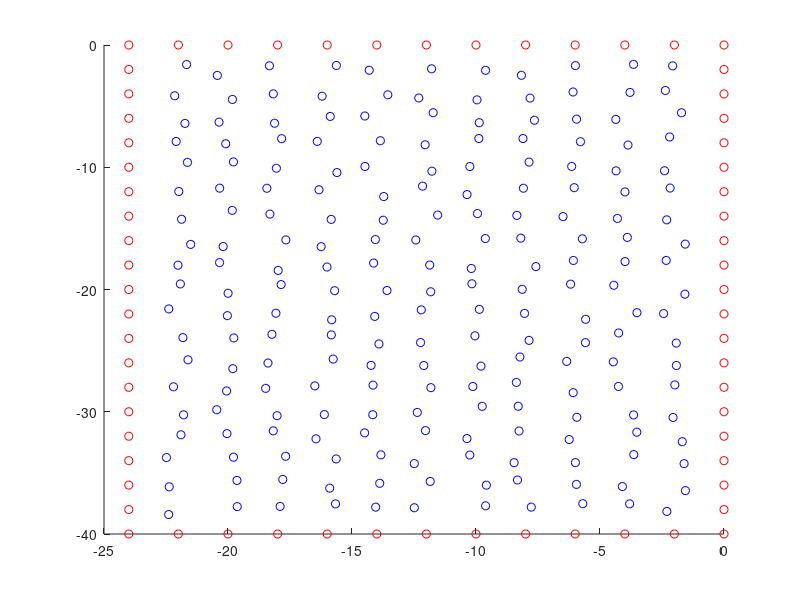
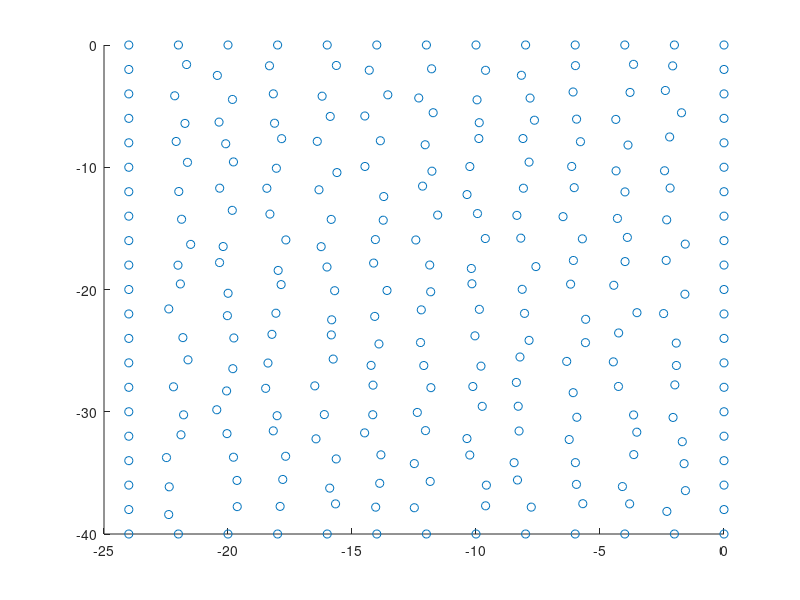

Reproduce these figures in MATLAB, in order. (Note: this script raises an error after producing the figures.)
%
% %%
% % 20200501 - Testing mesh that works
% clar all
% close all
% k=1;
% xLength=100;
% yLength=30;
% desiredSideLength=5;
%
% for i=0:desiredSideLength:xLength
%     for j=0:desiredSideLength:yLength
%         x=i+1*(rand);
%         y=j+1*(rand);
%         if x>0 && x<1
%             x=0.0;
%         elseif x>xLength && x<xLength+1
%             x=xLength;
%         end
%         if y>0 && y<1
%             y=0.0;
%         elseif y>yLength && y<yLength+1
%             y=yLength;
%         end
%         coord(k,:)=[x,y];
%         k=k+1;
%     end
% end
%
% scatter(coord(:,1),coord(:,2))
%
% figure()
% DT = delaunayTriangulation(coord(:,1),coord(:,2)); %2D delaunay triangulation
% triplot(DT);
%
% NodeInfo=zeros(length(DT.Points),3);
% NodeInfo(:,1)=DT.Points(:,1);
% NodeInfo(:,2)=DT.Points(:,2);
%
% for i=1:length(NodeInfo)
%     %if ((x(i)==0 && y(i)==0)||(x(i)==0 && z(i)==0)||(y(i)==0 && z(i)==0))
%     if NodeInfo(i,1)==0 || NodeInfo(i,2)==0 || NodeInfo(i,1)==10 || NodeInfo(i,2)==10
% %     if NodeInfo(i,1)==0 || NodeInfo(i,1)==10 || NodeInfo(i,2)==10
%         NodeInfo(i,3)=1;
%     end
% end
%
% ConnectionInfo = DT.ConnectivityList;
%
% fileID = fopen('Points.1.node','w');
% fprintf(fileID,'%d %d %d %d\n',[length(NodeInfo),2,0,1]); %number of nodes
% for i=1:length(NodeInfo)
%     fprintf(fileID,'%d %.4f %.4f %d\n',[i-1,NodeInfo(i,:)]);
% end
% fclose(fileID);
%
% fileID = fopen('Points.1.ele','w');
% fprintf(fileID,'%d %d %d\n',[length(ConnectionInfo),3,0]); %number of connections
% for i=1:length(ConnectionInfo)
%     fprintf(fileID,'%d %d %d %d \n',[i-1, ConnectionInfo(i,1)-1,ConnectionInfo(i,2)-1,ConnectionInfo(i,3)-1]);
% end
% fclose(fileID);

% %%
% %20200504 - Rough experimental measures - small (1/5th) mesh
% clear all
% close all
% k=1;
% xLength=200;
% yLength=40;
% desiredSideLength=5;
%
% for i=0:desiredSideLength:xLength
%     for j=0:desiredSideLength:yLength
%         if i==0 || i==xLength || j==0 || j==yLength
%             x=i;
%             y=j;
%             borderNodes(k,:)=[x,y];
%             k=k+1;
%         end
%     end
% end
%
% scatter(borderNodes(:,1),borderNodes(:,2),'r')
%
% k=1;
% for i=desiredSideLength:desiredSideLength:xLength-desiredSideLength
%     for j=desiredSideLength:desiredSideLength:yLength-desiredSideLength
%         x=i;
%         y=j;
%         surfaceNodes(k,:)=[x,y];
%         k=k+1;
%     end
% end
%
% hold on
% scatter(surfaceNodes(:,1),surfaceNodes(:,2),'b')
%
%
% random=randperm(length(surfaceNodes));
% for i=1:length(random)
%     x_noise=desiredSideLength*(0.5*rand-0.25);
%     y_noise=desiredSideLength*(0.5*rand-0.25);
%     if surfaceNodes(random(i),1)+x_noise>0 && surfaceNodes(random(i),1)+x_noise<xLength
%         surfaceNodes(random(i),1)=surfaceNodes(random(i),1)+x_noise;
%     else
%         surfaceNodes(random(i),1)=surfaceNodes(random(i),1);
%     end
%     if surfaceNodes(random(i),2)+y_noise>0 && surfaceNodes(random(i),2)+y_noise<yLength
%         surfaceNodes(random(i),2)=surfaceNodes(random(i),2)+y_noise;
%     else
%         surfaceNodes(random(i),2)=surfaceNodes(random(i),2);
%     end
% end
%
% coord=[borderNodes;surfaceNodes];
%
% figure()
% scatter(coord(:,1),coord(:,2))
%
% figure()
% DT = delaunayTriangulation(coord(:,1),coord(:,2)); %2D delaunay triangulation
% triplot(DT);
%
% NodeInfo=zeros(length(DT.Points),3);
% NodeInfo(:,1)=DT.Points(:,1);
% NodeInfo(:,2)=DT.Points(:,2);
%
% for i=1:length(NodeInfo)
%     %if ((x(i)==0 && y(i)==0)||(x(i)==0 && z(i)==0)||(y(i)==0 && z(i)==0))
%     if NodeInfo(i,1)==0 || NodeInfo(i,2)==0 || NodeInfo(i,1)==10 || NodeInfo(i,2)==10
%         %     if NodeInfo(i,1)==0 || NodeInfo(i,1)==10 || NodeInfo(i,2)==10
%         NodeInfo(i,3)=1;
%     end
% end
%
% ConnectionInfo = DT.ConnectivityList;
%
% fileID = fopen('Points.1.node','w');
% fprintf(fileID,'%d %d %d %d\n',[length(NodeInfo),2,0,1]); %number of nodes
% for i=1:length(NodeInfo)
%     fprintf(fileID,'%d %.4f %.4f %d\n',[i-1,NodeInfo(i,:)]);
% end
% fclose(fileID);
%
% fileID = fopen('Points.1.ele','w');
% fprintf(fileID,'%d %d %d\n',[length(ConnectionInfo),3,0]); %number of connections
% for i=1:length(ConnectionInfo)
%     fprintf(fileID,'%d %d %d %d \n',[i-1, ConnectionInfo(i,1)-1,ConnectionInfo(i,2)-1,ConnectionInfo(i,3)-1]);
% end
% fclose(fileID);
% %%
% % 20200504 - Rough experimental measures - large mesh
% clear all
% close all
% k=1;
% xLength=200;
% yLength=40;
% desiredSideLength=50;
%
% for i=0:desiredSideLength:xLength
%     for j=0:desiredSideLength:yLength
%         if i==0 || i==xLength || j==0 || j==yLength
%             x=i;
%             y=j;
%             borderNodes(k,:)=[x,y];
%             k=k+1;
%         end
%     end
% end
%
% scatter(borderNodes(:,1),borderNodes(:,2),'r')
%
% k=1;
% for i=desiredSideLength:desiredSideLength:xLength-desiredSideLength
%     for j=desiredSideLength:desiredSideLength:yLength-desiredSideLength
%         x=i;
%         y=j;
%         surfaceNodes(k,:)=[x,y];
%         k=k+1;
%     end
% end
%
% hold on
% scatter(surfaceNodes(:,1),surfaceNodes(:,2),'b')
%
%
% random=randperm(length(surfaceNodes));
% for i=1:length(random)
%     x_noise=desiredSideLength*(0.5*rand-0.25);
%     y_noise=desiredSideLength*(0.5*rand-0.25);
%     if surfaceNodes(random(i),1)+x_noise>0 && surfaceNodes(random(i),1)+x_noise<xLength
%         surfaceNodes(random(i),1)=surfaceNodes(random(i),1)+x_noise;
%     else
%         surfaceNodes(random(i),1)=surfaceNodes(random(i),1);
%     end
%     if surfaceNodes(random(i),2)+y_noise>0 && surfaceNodes(random(i),2)+y_noise<yLength
%         surfaceNodes(random(i),2)=surfaceNodes(random(i),2)+y_noise;
%     else
%         surfaceNodes(random(i),2)=surfaceNodes(random(i),2);
%     end
% end
%
% coord=[borderNodes;surfaceNodes];
%
% figure()
% scatter(coord(:,1),coord(:,2))
%
% figure()
% DT = delaunayTriangulation(coord(:,1),coord(:,2)); %2D delaunay triangulation
% triplot(DT);
%
% NodeInfo=zeros(length(DT.Points),3);
% NodeInfo(:,1)=DT.Points(:,1);
% NodeInfo(:,2)=DT.Points(:,2);
%
% for i=1:length(NodeInfo)
%     %if ((x(i)==0 && y(i)==0)||(x(i)==0 && z(i)==0)||(y(i)==0 && z(i)==0))
%     if NodeInfo(i,1)==0 || NodeInfo(i,2)==0 || NodeInfo(i,1)==10 || NodeInfo(i,2)==10
%         %     if NodeInfo(i,1)==0 || NodeInfo(i,1)==10 || NodeInfo(i,2)==10
%         NodeInfo(i,3)=1;
%     end
% end
%
% ConnectionInfo = DT.ConnectivityList;
%
% fileID = fopen('Points.1.node','w');
% fprintf(fileID,'%d %d %d %d\n',[length(NodeInfo),2,0,1]); %number of nodes
% for i=1:length(NodeInfo)
%     fprintf(fileID,'%d %.4f %.4f %d\n',[i-1,NodeInfo(i,:)]);
% end
% fclose(fileID);
%
% fileID = fopen('Points.1.ele','w');
% fprintf(fileID,'%d %d %d\n',[length(ConnectionInfo),3,0]); %number of connections
% for i=1:length(ConnectionInfo)
%     fprintf(fileID,'%d %d %d %d \n',[i-1, ConnectionInfo(i,1)-1,ConnectionInfo(i,2)-1,ConnectionInfo(i,3)-1]);
% end
% fclose(fileID);
% %%
% % 20200504 - Rough experimental measures - thin tissue - small mesh
% clear all
% close all
% k=1;
% xLength=240;
% yLength=40;
% desiredSideLength=5;
%
% for i=0:desiredSideLength:xLength
%     for j=0:desiredSideLength:yLength
%         if i==0 || i==xLength || j==0 || j==yLength
%             x=i;
%             y=j;
%             borderNodes(k,:)=[x,y];
%             k=k+1;
%         end
%     end
% end
%
% scatter(borderNodes(:,1),borderNodes(:,2),'r')
%
% k=1;
% for i=desiredSideLength:desiredSideLength:xLength-desiredSideLength
%     for j=desiredSideLength:desiredSideLength:yLength-desiredSideLength
%         x=i;
%         y=j;
%         surfaceNodes(k,:)=[x,y];
%         k=k+1;
%     end
% end
%
% if mod(ceil(xLength),desiredSideLength)~=0
%     for j=desiredSideLength:desiredSideLength:ceil(yLength)-desiredSideLength
%             x=floor(xLength/desiredSideLength)*desiredSideLength;
%             y=j;
%             if xLength-x>=desiredSideLength && yLength-y>desiredSideLength
%                 surfaceNodes(k,:)=[x,y];
%                 k=k+1;
%             end
%     end
% end
%
%
% if mod(ceil(yLength),desiredSideLength)~=0
%     for i=desiredSideLength:desiredSideLength:ceil(xLength)-desiredSideLength
%             x=i;
%             y=floor(yLength/desiredSideLength)*desiredSideLength;
%             if xLength-x>=desiredSideLength && yLength-y>desiredSideLength
%                 surfaceNodes(k,:)=[x,y];
%                 k=k+1;
%             end
%     end
% end
%
% hold on
% scatter(surfaceNodes(:,1),surfaceNodes(:,2),'b')
%
%
% random=randperm(length(surfaceNodes));
% for i=1:length(random)
%     x_noise=desiredSideLength*(0.5*rand-0.25);
%     y_noise=desiredSideLength*(0.5*rand-0.25);
%     if surfaceNodes(random(i),1)+x_noise>0 && surfaceNodes(random(i),1)+x_noise<xLength
%         surfaceNodes(random(i),1)=surfaceNodes(random(i),1)+x_noise;
%     else
%         surfaceNodes(random(i),1)=surfaceNodes(random(i),1);
%     end
%     if surfaceNodes(random(i),2)+y_noise>0 && surfaceNodes(random(i),2)+y_noise<yLength
%         surfaceNodes(random(i),2)=surfaceNodes(random(i),2)+y_noise;
%     else
%         surfaceNodes(random(i),2)=surfaceNodes(random(i),2);
%     end
% end
%
% coord=[borderNodes;surfaceNodes];
%
% figure()
% scatter(coord(:,1),coord(:,2))
%
% figure()
% DT = delaunayTriangulation(coord(:,1),coord(:,2)); %2D delaunay triangulation
% triplot(DT);
%
% NodeInfo=zeros(length(DT.Points),3);
% NodeInfo(:,1)=DT.Points(:,1);
% NodeInfo(:,2)=DT.Points(:,2);
%
% for i=1:length(NodeInfo)
%     %if ((x(i)==0 && y(i)==0)||(x(i)==0 && z(i)==0)||(y(i)==0 && z(i)==0))
%     if NodeInfo(i,1)==0 || NodeInfo(i,2)==0 || NodeInfo(i,1)==xLength || NodeInfo(i,2)==yLength
%         %     if NodeInfo(i,1)==0 || NodeInfo(i,1)==10 || NodeInfo(i,2)==10
%         NodeInfo(i,3)=1;
%         hold on
%         plot(NodeInfo(i,1),NodeInfo(i,2),'go');
%     end
% end
%
%
% ConnectionInfo = DT.ConnectivityList;
%
% fileID = fopen('thinTissue_smallMesh.node','w');
% fprintf(fileID,'%d %d %d %d\n',[length(NodeInfo),2,0,1]); %number of nodes
% for i=1:length(NodeInfo)
%     fprintf(fileID,'%d %.4f %.4f %d\n',[i-1,NodeInfo(i,:)]);
% end
% fclose(fileID);
%
% fileID = fopen('thinTissue_smallMesh.ele','w');
% fprintf(fileID,'%d %d %d\n',[length(ConnectionInfo),3,0]); %number of connections
% for i=1:length(ConnectionInfo)
%     fprintf(fileID,'%d %d %d %d \n',[i-1, ConnectionInfo(i,1)-1,ConnectionInfo(i,2)-1,ConnectionInfo(i,3)-1]);
% end
% fclose(fileID);
% %%
% % 20200504 - Rough experimental measures - thin tissue - fine mesh
% clear all
% close all
% k=1;
% xLength=240;
% yLength=40;
% desiredSideLength=2;
%
% for i=0:desiredSideLength:xLength
%     for j=0:desiredSideLength:yLength
%         if i==0 || i==xLength || j==0 || j==yLength
%             x=i;
%             y=j;
%             borderNodes(k,:)=[x,y];
%             k=k+1;
%         end
%     end
% end
%
% scatter(borderNodes(:,1),borderNodes(:,2),'r')
%
% k=1;
% for i=desiredSideLength:desiredSideLength:xLength-desiredSideLength
%     for j=desiredSideLength:desiredSideLength:yLength-desiredSideLength
%         x=i;
%         y=j;
%         surfaceNodes(k,:)=[x,y];
%         k=k+1;
%     end
% end
%
% if mod(ceil(xLength),desiredSideLength)~=0
%     for j=desiredSideLength:desiredSideLength:ceil(yLength)-desiredSideLength
%             x=floor(xLength/desiredSideLength)*desiredSideLength;
%             y=j;
%             if xLength-x>=desiredSideLength && yLength-y>desiredSideLength
%                 surfaceNodes(k,:)=[x,y];
%                 k=k+1;
%             end
%     end
% end
%
%
% if mod(ceil(yLength),desiredSideLength)~=0
%     for i=desiredSideLength:desiredSideLength:ceil(xLength)-desiredSideLength
%             x=i;
%             y=floor(yLength/desiredSideLength)*desiredSideLength;
%             if xLength-x>=desiredSideLength && yLength-y>desiredSideLength
%                 surfaceNodes(k,:)=[x,y];
%                 k=k+1;
%             end
%     end
% end
%
% hold on
% scatter(surfaceNodes(:,1),surfaceNodes(:,2),'b')
%
%
% random=randperm(length(surfaceNodes));
% for i=1:length(random)
%     x_noise=desiredSideLength*(0.5*rand-0.25);
%     y_noise=desiredSideLength*(0.5*rand-0.25);
%     if surfaceNodes(random(i),1)+x_noise>0 && surfaceNodes(random(i),1)+x_noise<xLength
%         surfaceNodes(random(i),1)=surfaceNodes(random(i),1)+x_noise;
%     else
%         surfaceNodes(random(i),1)=surfaceNodes(random(i),1);
%     end
%     if surfaceNodes(random(i),2)+y_noise>0 && surfaceNodes(random(i),2)+y_noise<yLength
%         surfaceNodes(random(i),2)=surfaceNodes(random(i),2)+y_noise;
%     else
%         surfaceNodes(random(i),2)=surfaceNodes(random(i),2);
%     end
% end
%
% coord=[borderNodes;surfaceNodes];
%
% figure()
% scatter(coord(:,1),coord(:,2))
%
% figure()
% DT = delaunayTriangulation(coord(:,1),coord(:,2)); %2D delaunay triangulation
% triplot(DT);
%
% NodeInfo=zeros(length(DT.Points),3);
% NodeInfo(:,1)=DT.Points(:,1);
% NodeInfo(:,2)=DT.Points(:,2);
%
% for i=1:length(NodeInfo)
%     %if ((x(i)==0 && y(i)==0)||(x(i)==0 && z(i)==0)||(y(i)==0 && z(i)==0))
%     if NodeInfo(i,1)==0 || NodeInfo(i,2)==0 || NodeInfo(i,1)==xLength || NodeInfo(i,2)==yLength
%         %     if NodeInfo(i,1)==0 || NodeInfo(i,1)==10 || NodeInfo(i,2)==10
%         NodeInfo(i,3)=1;
%         hold on
%         plot(NodeInfo(i,1),NodeInfo(i,2),'go');
%     end
% end
%
% ConnectionInfo = DT.ConnectivityList;
%
% fileID = fopen('thinTissue_fineMesh.node','w');
% fprintf(fileID,'%d %d %d %d\n',[length(NodeInfo),2,0,1]); %number of nodes
% for i=1:length(NodeInfo)
%     fprintf(fileID,'%d %.4f %.4f %d\n',[i-1,NodeInfo(i,:)]);
% end
% fclose(fileID);
%
% fileID = fopen('thinTissue_fineMesh.ele','w');
% fprintf(fileID,'%d %d %d\n',[length(ConnectionInfo),3,0]); %number of connections
% for i=1:length(ConnectionInfo)
%     fprintf(fileID,'%d %d %d %d \n',[i-1, ConnectionInfo(i,1)-1,ConnectionInfo(i,2)-1,ConnectionInfo(i,3)-1]);
% end
% fclose(fileID);
% %%
% % 20200504 - Rough experimental measures - thick tissue - small mesh
% clear all
% close all
% k=1;
% xLength=240;
% yLength=82.57;
% desiredSideLength=5;
%
% for i=0:desiredSideLength:ceil(xLength)
%     for j=0:desiredSideLength:ceil(yLength)
%         if i==0 || i==ceil(xLength) || j==0 || j==ceil(yLength)
%             x=i;
%             y=j;
%             borderNodes(k,:)=[x,y];
%             k=k+1;
%         end
%     end
% end
%
% if mod(ceil(xLength),desiredSideLength)~=0
%     for j=0:desiredSideLength:ceil(yLength)
%             x=xLength;
%             y=j;
%             borderNodes(k,:)=[x,y];
%             k=k+1;
%     end
% end
%
% if mod(ceil(yLength),desiredSideLength)~=0
%     for i=0:desiredSideLength:ceil(xLength)
%             x=i;
%             y=yLength;
%             borderNodes(k,:)=[x,y];
%             k=k+1;
%     end
% end
% scatter(borderNodes(:,1),borderNodes(:,2),'r')
%
% k=1;
% for i=desiredSideLength:desiredSideLength:ceil(xLength)-desiredSideLength
%     for j=desiredSideLength:desiredSideLength:ceil(yLength)-desiredSideLength
%         x=i;
%         y=j;
%         surfaceNodes(k,:)=[x,y];
%         k=k+1;
%     end
% end
%
%
% if mod(ceil(xLength),desiredSideLength)~=0
%     for j=desiredSideLength:desiredSideLength:ceil(yLength)-desiredSideLength
%             x=floor(xLength/desiredSideLength)*desiredSideLength;
%             y=j;
%             if xLength-x>=desiredSideLength && yLength-y>desiredSideLength
%                 surfaceNodes(k,:)=[x,y];
%                 k=k+1;
%             end
%     end
% end
%
%
% if mod(ceil(yLength),desiredSideLength)~=0
%     for i=desiredSideLength:desiredSideLength:ceil(xLength)-desiredSideLength
%             x=i;
%             y=floor(yLength/desiredSideLength)*desiredSideLength;
%             if xLength-x>=desiredSideLength && yLength-y>desiredSideLength
%                 surfaceNodes(k,:)=[x,y];
%                 k=k+1;
%             end
%     end
% end
%
% hold on
% scatter(surfaceNodes(:,1),surfaceNodes(:,2),'b')
%
%
% random=randperm(length(surfaceNodes));
% for i=1:length(random)
%     x_noise=desiredSideLength*(0.5*rand-0.25);
%     y_noise=desiredSideLength*(0.5*rand-0.25);
%     if surfaceNodes(random(i),1)+x_noise>0 && surfaceNodes(random(i),1)+x_noise<xLength
%         surfaceNodes(random(i),1)=surfaceNodes(random(i),1)+x_noise;
%     else
%         surfaceNodes(random(i),1)=surfaceNodes(random(i),1);
%     end
%     if surfaceNodes(random(i),2)+y_noise>0 && surfaceNodes(random(i),2)+y_noise<yLength
%         surfaceNodes(random(i),2)=surfaceNodes(random(i),2)+y_noise;
%     else
%         surfaceNodes(random(i),2)=surfaceNodes(random(i),2);
%     end
% end
%
% coord=[borderNodes;surfaceNodes];
%
% figure()
% scatter(coord(:,1),coord(:,2))
%
% figure()
% DT = delaunayTriangulation(coord(:,1),coord(:,2)); %2D delaunay triangulation
% triplot(DT);
%
% NodeInfo=zeros(length(DT.Points),3);
% NodeInfo(:,1)=DT.Points(:,1);
% NodeInfo(:,2)=DT.Points(:,2);
%
% for i=1:length(NodeInfo)
%     if NodeInfo(i,1)==0 || NodeInfo(i,2)==0 || NodeInfo(i,1)==xLength || NodeInfo(i,2)==yLength
%         NodeInfo(i,3)=1;
%         hold on
%         plot(NodeInfo(i,1),NodeInfo(i,2),'go');
%     end
% end
%
% ConnectionInfo = DT.ConnectivityList;
%
% fileID = fopen('thickTissue_smallMesh.node','w');
% fprintf(fileID,'%d %d %d %d\n',[length(NodeInfo),2,0,1]); %number of nodes
% for i=1:length(NodeInfo)
%     fprintf(fileID,'%d %.4f %.4f %d\n',[i-1,NodeInfo(i,:)]);
% end
% fclose(fileID);
%
% fileID = fopen('thickTissue_smallMesh.ele','w');
% fprintf(fileID,'%d %d %d\n',[length(ConnectionInfo),3,0]); %number of connections
% for i=1:length(ConnectionInfo)
%     fprintf(fileID,'%d %d %d %d \n',[i-1, ConnectionInfo(i,1)-1,ConnectionInfo(i,2)-1,ConnectionInfo(i,3)-1]);
% end
% fclose(fileID);
% %%
% % 20200504 - Rough experimental measures - thick tissue - fine mesh
% clear all
% close all
% k=1;
% xLength=240;
% yLength=82.57;
% desiredSideLength=2;
%
% for i=0:desiredSideLength:ceil(xLength)
%     for j=0:desiredSideLength:ceil(yLength)
%         if i==0 || i==ceil(xLength) || j==0 || j==ceil(yLength)
%             x=i;
%             y=j;
%             borderNodes(k,:)=[x,y];
%             k=k+1;
%         end
%     end
% end
%
% if mod(ceil(xLength),desiredSideLength)~=0
%     for j=0:desiredSideLength:ceil(yLength)
%             x=xLength;
%             y=j;
%             borderNodes(k,:)=[x,y];
%             k=k+1;
%     end
% end
%
% if mod(ceil(yLength),desiredSideLength)~=0
%     for i=0:desiredSideLength:ceil(xLength)
%             x=i;
%             y=yLength;
%             borderNodes(k,:)=[x,y];
%             k=k+1;
%     end
% end
% scatter(borderNodes(:,1),borderNodes(:,2),'r')
%
% k=1;
% for i=desiredSideLength:desiredSideLength:ceil(xLength)-desiredSideLength
%     for j=desiredSideLength:desiredSideLength:ceil(yLength)-desiredSideLength
%         x=i;
%         y=j;
%         surfaceNodes(k,:)=[x,y];
%         k=k+1;
%     end
% end
%
%
% if mod(ceil(xLength),desiredSideLength)~=0
%     for j=desiredSideLength:desiredSideLength:ceil(yLength)-desiredSideLength
%             x=floor(xLength/desiredSideLength)*desiredSideLength;
%             y=j;
%             if xLength-x>=desiredSideLength && yLength-y>desiredSideLength
%                 surfaceNodes(k,:)=[x,y];
%                 k=k+1;
%             end
%     end
% end
%
%
% if mod(ceil(yLength),desiredSideLength)~=0
%     for i=desiredSideLength:desiredSideLength:ceil(xLength)-desiredSideLength
%             x=i;
%             y=floor(yLength/desiredSideLength)*desiredSideLength;
%             if xLength-x>=desiredSideLength && yLength-y>desiredSideLength
%                 surfaceNodes(k,:)=[x,y];
%                 k=k+1;
%             end
%     end
% end
%
% hold on
% scatter(surfaceNodes(:,1),surfaceNodes(:,2),'b')
%
%
% random=randperm(length(surfaceNodes));
% for i=1:length(random)
%     x_noise=desiredSideLength*(0.5*rand-0.25);
%     y_noise=desiredSideLength*(0.5*rand-0.25);
%     if surfaceNodes(random(i),1)+x_noise>0 && surfaceNodes(random(i),1)+x_noise<xLength
%         surfaceNodes(random(i),1)=surfaceNodes(random(i),1)+x_noise;
%     else
%         surfaceNodes(random(i),1)=surfaceNodes(random(i),1);
%     end
%     if surfaceNodes(random(i),2)+y_noise>0 && surfaceNodes(random(i),2)+y_noise<yLength
%         surfaceNodes(random(i),2)=surfaceNodes(random(i),2)+y_noise;
%     else
%         surfaceNodes(random(i),2)=surfaceNodes(random(i),2);
%     end
% end
%
% coord=[borderNodes;surfaceNodes];
%
% figure()
% scatter(coord(:,1),coord(:,2))
%
% figure()
% DT = delaunayTriangulation(coord(:,1),coord(:,2)); %2D delaunay triangulation
% triplot(DT);
%
% NodeInfo=zeros(length(DT.Points),3);
% NodeInfo(:,1)=DT.Points(:,1);
% NodeInfo(:,2)=DT.Points(:,2);
%
% for i=1:length(NodeInfo)
%     if NodeInfo(i,1)==0 || NodeInfo(i,2)==0 || NodeInfo(i,1)==xLength || NodeInfo(i,2)==yLength
%         NodeInfo(i,3)=1;
%         hold on
%         plot(NodeInfo(i,1),NodeInfo(i,2),'go');
%     end
% end
%
% ConnectionInfo = DT.ConnectivityList;
%
% fileID = fopen('thickTissue_fineMesh.node','w');
% fprintf(fileID,'%d %d %d %d\n',[length(NodeInfo),2,0,1]); %number of nodes
% for i=1:length(NodeInfo)
%     fprintf(fileID,'%d %.4f %.4f %d\n',[i-1,NodeInfo(i,:)]);
% end
% fclose(fileID);
%
% fileID = fopen('thickTissue_fineMesh.ele','w');
% fprintf(fileID,'%d %d %d\n',[length(ConnectionInfo),3,0]); %number of connections
% for i=1:length(ConnectionInfo)
%     fprintf(fileID,'%d %d %d %d \n',[i-1, ConnectionInfo(i,1)-1,ConnectionInfo(i,2)-1,ConnectionInfo(i,3)-1]);
% end
% fclose(fileID);
% %%
% % 20210215 - Rough experimental measures - thin tissue - fine mesh - 5
% % periods
% clear all
% close all
% k=1;
% xLength=120;
% yLength=40;
% desiredSideLength=2;
%
% for i=0:desiredSideLength:xLength
%     for j=0:desiredSideLength:yLength
%         if i==0 || i==xLength || j==0 || j==yLength
%             x=i;
%             y=j;
%             borderNodes(k,:)=[x,y];
%             k=k+1;
%         end
%     end
% end
%
% scatter(borderNodes(:,1),borderNodes(:,2),'r')
%
% k=1;
% for i=desiredSideLength:desiredSideLength:xLength-desiredSideLength
%     for j=desiredSideLength:desiredSideLength:yLength-desiredSideLength
%         x=i;
%         y=j;
%         surfaceNodes(k,:)=[x,y];
%         k=k+1;
%     end
% end
%
% if mod(ceil(xLength),desiredSideLength)~=0
%     for j=desiredSideLength:desiredSideLength:ceil(yLength)-desiredSideLength
%         x=floor(xLength/desiredSideLength)*desiredSideLength;
%         y=j;
%         if xLength-x>=desiredSideLength && yLength-y>desiredSideLength
%             surfaceNodes(k,:)=[x,y];
%             k=k+1;
%         end
%     end
% end
%
%
% if mod(ceil(yLength),desiredSideLength)~=0
%     for i=desiredSideLength:desiredSideLength:ceil(xLength)-desiredSideLength
%         x=i;
%         y=floor(yLength/desiredSideLength)*desiredSideLength;
%         if xLength-x>=desiredSideLength && yLength-y>desiredSideLength
%             surfaceNodes(k,:)=[x,y];
%             k=k+1;
%         end
%     end
% end
%
% hold on
% scatter(surfaceNodes(:,1),surfaceNodes(:,2),'b')
%
%
% random=randperm(length(surfaceNodes));
% for i=1:length(random)
%     x_noise=desiredSideLength*(0.5*rand-0.25);
%     y_noise=desiredSideLength*(0.5*rand-0.25);
%     if surfaceNodes(random(i),1)+x_noise>0 && surfaceNodes(random(i),1)+x_noise<xLength
%         surfaceNodes(random(i),1)=surfaceNodes(random(i),1)+x_noise;
%     else
%         surfaceNodes(random(i),1)=surfaceNodes(random(i),1);
%     end
%     if surfaceNodes(random(i),2)+y_noise>0 && surfaceNodes(random(i),2)+y_noise<yLength
%         surfaceNodes(random(i),2)=surfaceNodes(random(i),2)+y_noise;
%     else
%         surfaceNodes(random(i),2)=surfaceNodes(random(i),2);
%     end
% end
%
% coord=[borderNodes;surfaceNodes];
%
% figure()
% scatter(coord(:,1),coord(:,2))
%
% figure()
% DT = delaunayTriangulation(coord(:,1),coord(:,2)); %2D delaunay triangulation
% triplot(DT);
%
% NodeInfo=zeros(length(DT.Points),3);
% NodeInfo(:,1)=DT.Points(:,1);
% NodeInfo(:,2)=DT.Points(:,2);
%
% for i=1:length(NodeInfo)
%     %if ((x(i)==0 && y(i)==0)||(x(i)==0 && z(i)==0)||(y(i)==0 && z(i)==0))
%     if NodeInfo(i,1)==0 || NodeInfo(i,2)==0 || NodeInfo(i,1)==xLength || NodeInfo(i,2)==yLength
%         %     if NodeInfo(i,1)==0 || NodeInfo(i,1)==10 || NodeInfo(i,2)==10
%         NodeInfo(i,3)=1;
%         hold on
%         plot(NodeInfo(i,1),NodeInfo(i,2),'go');
%     end
% end
%
% ConnectionInfo = DT.ConnectivityList;
%
% fileID = fopen('thinTissue_fineMesh_5periods.node','w');
% fprintf(fileID,'%d %d %d %d\n',[length(NodeInfo),2,0,1]); %number of nodes
% for i=1:length(NodeInfo)
%     fprintf(fileID,'%d %.4f %.4f %d\n',[i-1,NodeInfo(i,:)]);
% end
% fclose(fileID);
%
% fileID = fopen('thinTissue_fineMesh_5periods.ele','w');
% fprintf(fileID,'%d %d %d\n',[length(ConnectionInfo),3,0]); %number of connections
% for i=1:length(ConnectionInfo)
%     fprintf(fileID,'%d %d %d %d \n',[i-1, ConnectionInfo(i,1)-1,ConnectionInfo(i,2)-1,ConnectionInfo(i,3)-1]);
% end
% fclose(fileID);
% %%
% % 20210215 - Rough experimental measures - thick tissue - fine mesh - 5
% % periods
% clear all
% close all
% k=1;
% xLength=120;
% yLength=82.57;
% desiredSideLength=2;
%
% for i=0:desiredSideLength:ceil(xLength)
%     for j=0:desiredSideLength:ceil(yLength)
%         if i==0 || i==ceil(xLength) || j==0 || j==ceil(yLength)
%             x=i;
%             y=j;
%             borderNodes(k,:)=[x,y];
%             k=k+1;
%         end
%     end
% end
%
% if mod(ceil(xLength),desiredSideLength)~=0
%     for j=0:desiredSideLength:ceil(yLength)
%         x=xLength;
%         y=j;
%         borderNodes(k,:)=[x,y];
%         k=k+1;
%     end
% end
%
% if mod(ceil(yLength),desiredSideLength)~=0
%     for i=0:desiredSideLength:ceil(xLength)
%         x=i;
%         y=yLength;
%         borderNodes(k,:)=[x,y];
%         k=k+1;
%     end
% end
% scatter(borderNodes(:,1),borderNodes(:,2),'r')
%
% k=1;
% for i=desiredSideLength:desiredSideLength:ceil(xLength)-desiredSideLength
%     for j=desiredSideLength:desiredSideLength:ceil(yLength)-desiredSideLength
%         x=i;
%         y=j;
%         surfaceNodes(k,:)=[x,y];
%         k=k+1;
%     end
% end
%
%
% if mod(ceil(xLength),desiredSideLength)~=0
%     for j=desiredSideLength:desiredSideLength:ceil(yLength)-desiredSideLength
%         x=floor(xLength/desiredSideLength)*desiredSideLength;
%         y=j;
%         if xLength-x>=desiredSideLength && yLength-y>desiredSideLength
%             surfaceNodes(k,:)=[x,y];
%             k=k+1;
%         end
%     end
% end
%
%
% if mod(ceil(yLength),desiredSideLength)~=0
%     for i=desiredSideLength:desiredSideLength:ceil(xLength)-desiredSideLength
%         x=i;
%         y=floor(yLength/desiredSideLength)*desiredSideLength;
%         if xLength-x>=desiredSideLength && yLength-y>desiredSideLength
%             surfaceNodes(k,:)=[x,y];
%             k=k+1;
%         end
%     end
% end
%
% hold on
% scatter(surfaceNodes(:,1),surfaceNodes(:,2),'b')
%
%
% random=randperm(length(surfaceNodes));
% for i=1:length(random)
%     x_noise=desiredSideLength*(0.5*rand-0.25);
%     y_noise=desiredSideLength*(0.5*rand-0.25);
%     if surfaceNodes(random(i),1)+x_noise>0 && surfaceNodes(random(i),1)+x_noise<xLength
%         surfaceNodes(random(i),1)=surfaceNodes(random(i),1)+x_noise;
%     else
%         surfaceNodes(random(i),1)=surfaceNodes(random(i),1);
%     end
%     if surfaceNodes(random(i),2)+y_noise>0 && surfaceNodes(random(i),2)+y_noise<yLength
%         surfaceNodes(random(i),2)=surfaceNodes(random(i),2)+y_noise;
%     else
%         surfaceNodes(random(i),2)=surfaceNodes(random(i),2);
%     end
% end
%
% coord=[borderNodes;surfaceNodes];
%
% figure()
% scatter(coord(:,1),coord(:,2))
%
% figure()
% DT = delaunayTriangulation(coord(:,1),coord(:,2)); %2D delaunay triangulation
% triplot(DT);
%
% NodeInfo=zeros(length(DT.Points),3);
% NodeInfo(:,1)=DT.Points(:,1);
% NodeInfo(:,2)=DT.Points(:,2);
%
% for i=1:length(NodeInfo)
%     if NodeInfo(i,1)==0 || NodeInfo(i,2)==0 || NodeInfo(i,1)==xLength || NodeInfo(i,2)==yLength
%         NodeInfo(i,3)=1;
%         hold on
%         plot(NodeInfo(i,1),NodeInfo(i,2),'go');
%     end
% end
%
% ConnectionInfo = DT.ConnectivityList;
%
% fileID = fopen('thickTissue_fineMesh_5periods.node','w');
% fprintf(fileID,'%d %d %d %d\n',[length(NodeInfo),2,0,1]); %number of nodes
% for i=1:length(NodeInfo)
%     fprintf(fileID,'%d %.4f %.4f %d\n',[i-1,NodeInfo(i,:)]);
% end
% fclose(fileID);
%
% fileID = fopen('thickTissue_fineMesh_5periods.ele','w');
% fprintf(fileID,'%d %d %d\n',[length(ConnectionInfo),3,0]); %number of connections
% for i=1:length(ConnectionInfo)
%     fprintf(fileID,'%d %d %d %d \n',[i-1, ConnectionInfo(i,1)-1,ConnectionInfo(i,2)-1,ConnectionInfo(i,3)-1]);
% end
% fclose(fileID);
% %%
%% 20210217 Rough experimental measures - thin tissue fine mesh - 1 period
clear all
close all

xLength=24;
yLength=40;
desiredSideLength=2;
symmetricX=0;
symmetricY=0;  %I added this option but don't need to hardcode this, as the FEM model can handle this separately. I will leave it here for now but remove it from the rest of the code that generates symmetric files.

borderNodeCounter=1;

for i=-xLength:desiredSideLength:0
    for j=-yLength:desiredSideLength:0
        if i==0 || i==-xLength || j==0 || j==-yLength
            x=i;
            y=j;
            borderNodes(borderNodeCounter,:)=[x,y];
            borderNodeCounter=borderNodeCounter+1;
        end
    end
    if j<0 && j+desiredSideLength>0
        if borderNodes(borderNodeCounter-1,2)<-desiredSideLength/2
            x=i;
            y=0;
            borderNodes(borderNodeCounter,:)=[x,y];
            borderNodeCounter=borderNodeCounter+1;
        else
            x=i;
            y=0;
            borderNodes(borderNodeCounter-1,:)=[x,y];
        end
    end
end

if i<0 && i+desiredSideLength>0
    if i<-desiredSideLength/2
        for j=-yLength:desiredSideLength:0
            x=0;
            y=j;
            borderNodes(borderNodeCounter,:)=[x,y];
            borderNodeCounter=borderNodeCounter+1;
        end
    else
        id=find(borderNodes(:,1)==-mod(xLength,desiredSideLength));
        borderNodes(id,1)=0;
        for j=-yLength+desiredSideLength:desiredSideLength:0
            x=0;
            y=j;
            borderNodes(borderNodeCounter,:)=[x,y];
            borderNodeCounter=borderNodeCounter+1;
        end
    end
end

scatter(borderNodes(:,1),borderNodes(:,2),'r')


if mod(xLength,desiredSideLength)>desiredSideLength/2
    maxSurfaceNodeX=0;
else
    maxSurfaceNodeX=-desiredSideLength;
end

if mod(yLength,desiredSideLength)>desiredSideLength/2
    maxSurfaceNodeY=0;
else
    maxSurfaceNodeY=-desiredSideLength;
end

surfaceNodeCounter=1;
for i=-xLength+desiredSideLength:desiredSideLength:maxSurfaceNodeX
    for j=-yLength+desiredSideLength:desiredSideLength:maxSurfaceNodeY
        x=i;
        y=j;
        surfaceNodes(surfaceNodeCounter,:)=[x,y];
        surfaceNodeCounter=surfaceNodeCounter+1;
    end
end

random=randperm(length(surfaceNodes));
for i=1:length(random)
    x_noise=desiredSideLength*(0.5*rand-0.25);
    y_noise=desiredSideLength*(0.5*rand-0.25);
    if surfaceNodes(random(i),1)+x_noise>-xLength && surfaceNodes(random(i),1)+x_noise<0
        surfaceNodes(random(i),1)=surfaceNodes(random(i),1)+x_noise;
    else
        surfaceNodes(random(i),1)=surfaceNodes(random(i),1);
    end
    if surfaceNodes(random(i),2)+y_noise>-yLength && surfaceNodes(random(i),2)+y_noise<0
        surfaceNodes(random(i),2)=surfaceNodes(random(i),2)+y_noise;
    else
        surfaceNodes(random(i),2)=surfaceNodes(random(i),2);
    end
end

hold on
scatter(surfaceNodes(:,1),surfaceNodes(:,2),'b')

coord=[borderNodes;surfaceNodes];

figure()
scatter(coord(:,1),coord(:,2))

figure()
DT = delaunayTriangulation(coord(:,1),coord(:,2)); %2D delaunay triangulation
triplot(DT);

NodeInfo=zeros(length(DT.Points),3);
NodeInfo(:,1)=DT.Points(:,1);
NodeInfo(:,2)=DT.Points(:,2);

if symmetricY==1
    for i=1:length(NodeInfo)
        if NodeInfo(i,1)==0 || NodeInfo(i,1)==-xLength || NodeInfo(i,2)==-yLength
            NodeInfo(i,3)=1;
            hold on
            plot(NodeInfo(i,1),NodeInfo(i,2),'go');
        end
    end
else
    for i=1:length(NodeInfo)
        if NodeInfo(i,1)==0 || NodeInfo(i,2)==0 || NodeInfo(i,1)==-xLength || NodeInfo(i,2)==-yLength
            NodeInfo(i,3)=1;
            hold on
            plot(NodeInfo(i,1),NodeInfo(i,2),'go');
        end
    end
end

ConnectionInfo = DT.ConnectivityList;

if symmetricY==1
    fileID = fopen('thinTissue_fineMesh_1period_symmetricY.node','w');
    fprintf(fileID,'%d %d %d %d\n',[length(NodeInfo),2,0,1]); %number of nodes
    for i=1:length(NodeInfo)
        fprintf(fileID,'%d %.4f %.4f %d\n',[i-1,NodeInfo(i,:)]);
    end
    fclose(fileID);
    
    fileID = fopen('thinTissue_fineMesh_1period_symmetricY.ele','w');
    fprintf(fileID,'%d %d %d\n',[length(ConnectionInfo),3,0]); %number of connections
    for i=1:length(ConnectionInfo)
        fprintf(fileID,'%d %d %d %d \n',[i-1, ConnectionInfo(i,1)-1,ConnectionInfo(i,2)-1,ConnectionInfo(i,3)-1]);
    end
    fclose(fileID);
else
    fileID = fopen('thinTissue_fineMesh_1period.node','w');
    fprintf(fileID,'%d %d %d %d\n',[length(NodeInfo),2,0,1]); %number of nodes
    for i=1:length(NodeInfo)
        fprintf(fileID,'%d %.4f %.4f %d\n',[i-1,NodeInfo(i,:)]);
    end
    fclose(fileID);
    
    fileID = fopen('thinTissue_fineMesh_1period.ele','w');
    fprintf(fileID,'%d %d %d\n',[length(ConnectionInfo),3,0]); %number of connections
    for i=1:length(ConnectionInfo)
        fprintf(fileID,'%d %d %d %d \n',[i-1, ConnectionInfo(i,1)-1,ConnectionInfo(i,2)-1,ConnectionInfo(i,3)-1]);
    end
    fclose(fileID);
end
%% 20210217 Rough experimental measures - thin tissue fine mesh - 1 period symmetricY
clear all
close all

xLength=24;
yLength=40/2;
desiredSideLength=2;

borderNodeCounter=1;

for i=-xLength:desiredSideLength:0
    for j=-yLength:desiredSideLength:0
        if i==0 || i==-xLength || j==0 || j==-yLength
            x=i;
            y=j;
            borderNodes(borderNodeCounter,:)=[x,y];
            borderNodeCounter=borderNodeCounter+1;
        end
    end
    if j<0 && j+desiredSideLength>0
        if borderNodes(borderNodeCounter-1,2)<-desiredSideLength/2
            x=i;
            y=0;
            borderNodes(borderNodeCounter,:)=[x,y];
            borderNodeCounter=borderNodeCounter+1;
        else
            x=i;
            y=0;
            borderNodes(borderNodeCounter-1,:)=[x,y];
        end
    end
end

if i<0 && i+desiredSideLength>0
    if i<-desiredSideLength/2
        for j=-yLength:desiredSideLength:0
            x=0;
            y=j;
            borderNodes(borderNodeCounter,:)=[x,y];
            borderNodeCounter=borderNodeCounter+1;
        end
    else
        id=find(borderNodes(:,1)==-mod(xLength,desiredSideLength));
        borderNodes(id,1)=0;
        for j=-yLength+desiredSideLength:desiredSideLength:0
            x=0;
            y=j;
            borderNodes(borderNodeCounter,:)=[x,y];
            borderNodeCounter=borderNodeCounter+1;
        end
    end
end

scatter(borderNodes(:,1),borderNodes(:,2),'r')


if mod(xLength,desiredSideLength)>desiredSideLength/2
    maxSurfaceNodeX=0;
else
    maxSurfaceNodeX=-desiredSideLength;
end

if mod(yLength,desiredSideLength)>desiredSideLength/2
    maxSurfaceNodeY=0;
else
    maxSurfaceNodeY=-desiredSideLength;
end

surfaceNodeCounter=1;
for i=-xLength+desiredSideLength:desiredSideLength:maxSurfaceNodeX
    for j=-yLength+desiredSideLength:desiredSideLength:maxSurfaceNodeY
        x=i;
        y=j;
        surfaceNodes(surfaceNodeCounter,:)=[x,y];
        surfaceNodeCounter=surfaceNodeCounter+1;
    end
end

random=randperm(length(surfaceNodes));
for i=1:length(random)
    x_noise=desiredSideLength*(0.5*rand-0.25);
    y_noise=desiredSideLength*(0.5*rand-0.25);
    if surfaceNodes(random(i),1)+x_noise>-xLength && surfaceNodes(random(i),1)+x_noise<0
        surfaceNodes(random(i),1)=surfaceNodes(random(i),1)+x_noise;
    else
        surfaceNodes(random(i),1)=surfaceNodes(random(i),1);
    end
    if surfaceNodes(random(i),2)+y_noise>-yLength && surfaceNodes(random(i),2)+y_noise<0
        surfaceNodes(random(i),2)=surfaceNodes(random(i),2)+y_noise;
    else
        surfaceNodes(random(i),2)=surfaceNodes(random(i),2);
    end
end

hold on
scatter(surfaceNodes(:,1),surfaceNodes(:,2),'b')

coord=[borderNodes;surfaceNodes];

figure()
scatter(coord(:,1),coord(:,2))

figure()
DT = delaunayTriangulation(coord(:,1),coord(:,2)); %2D delaunay triangulation
triplot(DT);

NodeInfo=zeros(length(DT.Points),3);
NodeInfo(:,1)=DT.Points(:,1);
NodeInfo(:,2)=DT.Points(:,2);


for i=1:length(NodeInfo)
    if NodeInfo(i,1)==0 || NodeInfo(i,2)==0 || NodeInfo(i,1)==-xLength || NodeInfo(i,2)==-yLength
        NodeInfo(i,3)=1;
        hold on
        plot(NodeInfo(i,1),NodeInfo(i,2),'go');
    end
end


ConnectionInfo = DT.ConnectivityList;

fileID = fopen('thinTissue_fineMesh_1period_symmetricY.node','w');
fprintf(fileID,'%d %d %d %d\n',[length(NodeInfo),2,0,1]); %number of nodes
for i=1:length(NodeInfo)
    fprintf(fileID,'%d %.4f %.4f %d\n',[i-1,NodeInfo(i,:)]);
end
fclose(fileID);

fileID = fopen('thinTissue_fineMesh_1period_symmetricY.ele','w');
fprintf(fileID,'%d %d %d\n',[length(ConnectionInfo),3,0]); %number of connections
for i=1:length(ConnectionInfo)
    fprintf(fileID,'%d %d %d %d \n',[i-1, ConnectionInfo(i,1)-1,ConnectionInfo(i,2)-1,ConnectionInfo(i,3)-1]);
end
fclose(fileID);
%% 20210217 Rough experimental measures - thick tissue fine mesh - 1 period
clear all
close all

xLength=24;
yLength=82.57;
desiredSideLength=2;
symmetricX=0;
symmetricY=0;

borderNodeCounter=1;

for i=-xLength:desiredSideLength:0
    for j=-yLength:desiredSideLength:0
        if i==0 || i==-xLength || j==0 || j==-yLength
            x=i;
            y=j;
            borderNodes(borderNodeCounter,:)=[x,y];
            borderNodeCounter=borderNodeCounter+1;
        end
    end
    if j<0 && j+desiredSideLength>0
        if borderNodes(borderNodeCounter-1,2)<-desiredSideLength/2
            x=i;
            y=0;
            borderNodes(borderNodeCounter,:)=[x,y];
            borderNodeCounter=borderNodeCounter+1;
        else
            x=i;
            y=0;
            borderNodes(borderNodeCounter-1,:)=[x,y];
        end
    end
end

if i<0 && i+desiredSideLength>0
    if i<-desiredSideLength/2
        for j=-yLength:desiredSideLength:0
            x=0;
            y=j;
            borderNodes(borderNodeCounter,:)=[x,y];
            borderNodeCounter=borderNodeCounter+1;
        end
    else
        id=find(borderNodes(:,1)==-mod(xLength,desiredSideLength));
        borderNodes(id,1)=0;
        for j=-yLength+desiredSideLength:desiredSideLength:0
            x=0;
            y=j;
            borderNodes(borderNodeCounter,:)=[x,y];
            borderNodeCounter=borderNodeCounter+1;
        end
    end
end

scatter(borderNodes(:,1),borderNodes(:,2),'r')


if mod(xLength,desiredSideLength)>desiredSideLength/2
    maxSurfaceNodeX=0;
else
    maxSurfaceNodeX=-desiredSideLength;
end

if mod(yLength,desiredSideLength)>desiredSideLength/2
    maxSurfaceNodeY=0;
else
    maxSurfaceNodeY=-desiredSideLength;
end

surfaceNodeCounter=1;
for i=-xLength+desiredSideLength:desiredSideLength:maxSurfaceNodeX
    for j=-yLength+desiredSideLength:desiredSideLength:maxSurfaceNodeY
        x=i;
        y=j;
        surfaceNodes(surfaceNodeCounter,:)=[x,y];
        surfaceNodeCounter=surfaceNodeCounter+1;
    end
end

random=randperm(length(surfaceNodes));
for i=1:length(random)
    x_noise=desiredSideLength*(0.5*rand-0.25);
    y_noise=desiredSideLength*(0.5*rand-0.25);
    if surfaceNodes(random(i),1)+x_noise>-xLength && surfaceNodes(random(i),1)+x_noise<0
        surfaceNodes(random(i),1)=surfaceNodes(random(i),1)+x_noise;
    else
        surfaceNodes(random(i),1)=surfaceNodes(random(i),1);
    end
    if surfaceNodes(random(i),2)+y_noise>-yLength && surfaceNodes(random(i),2)+y_noise<0
        surfaceNodes(random(i),2)=surfaceNodes(random(i),2)+y_noise;
    else
        surfaceNodes(random(i),2)=surfaceNodes(random(i),2);
    end
end

hold on
scatter(surfaceNodes(:,1),surfaceNodes(:,2),'b')

coord=[borderNodes;surfaceNodes];

figure()
scatter(coord(:,1),coord(:,2))

figure()
DT = delaunayTriangulation(coord(:,1),coord(:,2)); %2D delaunay triangulation
triplot(DT);

NodeInfo=zeros(length(DT.Points),3);
NodeInfo(:,1)=DT.Points(:,1);
NodeInfo(:,2)=DT.Points(:,2);

if symmetricY==1
    for i=1:length(NodeInfo)
        if NodeInfo(i,1)==0 || NodeInfo(i,1)==-xLength || NodeInfo(i,2)==-yLength
            NodeInfo(i,3)=1;
            hold on
            plot(NodeInfo(i,1),NodeInfo(i,2),'go');
        end
    end
else
    for i=1:length(NodeInfo)
        if NodeInfo(i,1)==0 || NodeInfo(i,2)==0 || NodeInfo(i,1)==-xLength || NodeInfo(i,2)==-yLength
            NodeInfo(i,3)=1;
            hold on
            plot(NodeInfo(i,1),NodeInfo(i,2),'go');
        end
    end
end

ConnectionInfo = DT.ConnectivityList;

if symmetricY==1
    fileID = fopen('thickTissue_fineMesh_1period_symmetricY.node','w');
    fprintf(fileID,'%d %d %d %d\n',[length(NodeInfo),2,0,1]); %number of nodes
    for i=1:length(NodeInfo)
        fprintf(fileID,'%d %.4f %.4f %d\n',[i-1,NodeInfo(i,:)]);
    end
    fclose(fileID);
    
    fileID = fopen('thickTissue_fineMesh_1period_symmetricY.ele','w');
    fprintf(fileID,'%d %d %d\n',[length(ConnectionInfo),3,0]); %number of connections
    for i=1:length(ConnectionInfo)
        fprintf(fileID,'%d %d %d %d \n',[i-1, ConnectionInfo(i,1)-1,ConnectionInfo(i,2)-1,ConnectionInfo(i,3)-1]);
    end
    fclose(fileID);
else
    fileID = fopen('thickTissue_fineMesh_1period.node','w');
    fprintf(fileID,'%d %d %d %d\n',[length(NodeInfo),2,0,1]); %number of nodes
    for i=1:length(NodeInfo)
        fprintf(fileID,'%d %.4f %.4f %d\n',[i-1,NodeInfo(i,:)]);
    end
    fclose(fileID);
    
    fileID = fopen('thickTissue_fineMesh_1period.ele','w');
    fprintf(fileID,'%d %d %d\n',[length(ConnectionInfo),3,0]); %number of connections
    for i=1:length(ConnectionInfo)
        fprintf(fileID,'%d %d %d %d \n',[i-1, ConnectionInfo(i,1)-1,ConnectionInfo(i,2)-1,ConnectionInfo(i,3)-1]);
    end
    fclose(fileID);
end
%% 20210217 Rough experimental measures - thick tissue fine mesh - 1 period symmetricY
clear all
close all

xLength=24;
yLength=82.57/2;
desiredSideLength=2;

borderNodeCounter=1;

for i=-xLength:desiredSideLength:0
    for j=-yLength:desiredSideLength:0
        if i==0 || i==-xLength || j==0 || j==-yLength
            x=i;
            y=j;
            borderNodes(borderNodeCounter,:)=[x,y];
            borderNodeCounter=borderNodeCounter+1;
        end
    end
    if j<0 && j+desiredSideLength>0
        if borderNodes(borderNodeCounter-1,2)<-desiredSideLength/2
            x=i;
            y=0;
            borderNodes(borderNodeCounter,:)=[x,y];
            borderNodeCounter=borderNodeCounter+1;
        else
            x=i;
            y=0;
            borderNodes(borderNodeCounter-1,:)=[x,y];
        end
    end
end

if i<0 && i+desiredSideLength>0
    if i<-desiredSideLength/2
        for j=-yLength:desiredSideLength:0
            x=0;
            y=j;
            borderNodes(borderNodeCounter,:)=[x,y];
            borderNodeCounter=borderNodeCounter+1;
        end
    else
        id=find(borderNodes(:,1)==-mod(xLength,desiredSideLength));
        borderNodes(id,1)=0;
        for j=-yLength+desiredSideLength:desiredSideLength:0
            x=0;
            y=j;
            borderNodes(borderNodeCounter,:)=[x,y];
            borderNodeCounter=borderNodeCounter+1;
        end
    end
end

scatter(borderNodes(:,1),borderNodes(:,2),'r')


if mod(xLength,desiredSideLength)>desiredSideLength/2
    maxSurfaceNodeX=0;
else
    maxSurfaceNodeX=-desiredSideLength;
end

if mod(yLength,desiredSideLength)>desiredSideLength/2
    maxSurfaceNodeY=0;
else
    maxSurfaceNodeY=-desiredSideLength;
end

surfaceNodeCounter=1;
for i=-xLength+desiredSideLength:desiredSideLength:maxSurfaceNodeX
    for j=-yLength+desiredSideLength:desiredSideLength:maxSurfaceNodeY
        x=i;
        y=j;
        surfaceNodes(surfaceNodeCounter,:)=[x,y];
        surfaceNodeCounter=surfaceNodeCounter+1;
    end
end

random=randperm(length(surfaceNodes));
for i=1:length(random)
    x_noise=desiredSideLength*(0.5*rand-0.25);
    y_noise=desiredSideLength*(0.5*rand-0.25);
    if surfaceNodes(random(i),1)+x_noise>-xLength && surfaceNodes(random(i),1)+x_noise<0
        surfaceNodes(random(i),1)=surfaceNodes(random(i),1)+x_noise;
    else
        surfaceNodes(random(i),1)=surfaceNodes(random(i),1);
    end
    if surfaceNodes(random(i),2)+y_noise>-yLength && surfaceNodes(random(i),2)+y_noise<0
        surfaceNodes(random(i),2)=surfaceNodes(random(i),2)+y_noise;
    else
        surfaceNodes(random(i),2)=surfaceNodes(random(i),2);
    end
end

hold on
scatter(surfaceNodes(:,1),surfaceNodes(:,2),'b')

coord=[borderNodes;surfaceNodes];

figure()
scatter(coord(:,1),coord(:,2))

figure()
DT = delaunayTriangulation(coord(:,1),coord(:,2)); %2D delaunay triangulation
triplot(DT);

NodeInfo=zeros(length(DT.Points),3);
NodeInfo(:,1)=DT.Points(:,1);
NodeInfo(:,2)=DT.Points(:,2);


for i=1:length(NodeInfo)
    if NodeInfo(i,1)==0 || NodeInfo(i,2)==0 || NodeInfo(i,1)==-xLength || NodeInfo(i,2)==-yLength
        NodeInfo(i,3)=1;
        hold on
        plot(NodeInfo(i,1),NodeInfo(i,2),'go');
    end
end


ConnectionInfo = DT.ConnectivityList;


fileID = fopen('thickTissue_fineMesh_1period_symmetricY.node','w');
fprintf(fileID,'%d %d %d %d\n',[length(NodeInfo),2,0,1]); %number of nodes
for i=1:length(NodeInfo)
    fprintf(fileID,'%d %.4f %.4f %d\n',[i-1,NodeInfo(i,:)]);
end
fclose(fileID);

fileID = fopen('thickTissue_fineMesh_1period_symmetricY.ele','w');
fprintf(fileID,'%d %d %d\n',[length(ConnectionInfo),3,0]); %number of connections
for i=1:length(ConnectionInfo)
    fprintf(fileID,'%d %d %d %d \n',[i-1, ConnectionInfo(i,1)-1,ConnectionInfo(i,2)-1,ConnectionInfo(i,3)-1]);
end
fclose(fileID);
%% 20210217 Rough experimental measures - thin tissue fine mesh - 1 period symmetricY - positive coordinates
clear all
close all

xLength=24;
yLength=40/2;
desiredSideLength=2;

borderNodeCounter=1;

for i=0:desiredSideLength:xLength
    for j=0:desiredSideLength:yLength
        if i==0 || i==xLength || j==0 || j==yLength
            x=i;
            y=j;
            borderNodes(borderNodeCounter,:)=[x,y];
            borderNodeCounter=borderNodeCounter+1;
        end
    end
    if j<yLength && j+desiredSideLength>yLength
        if borderNodes(borderNodeCounter-1,2)<yLength-desiredSideLength/2
            x=i;
            y=yLength;
            borderNodes(borderNodeCounter,:)=[x,y];
            borderNodeCounter=borderNodeCounter+1;
        else
            x=i;
            y=yLength;
            borderNodes(borderNodeCounter-1,:)=[x,y];
        end
    end
end

if i<xLength && i+desiredSideLength>xLength
    if i<xLength-desiredSideLength/2
        for j=0:desiredSideLength:yLength
            x=xLength;
            y=j;
            borderNodes(borderNodeCounter,:)=[x,y];
            borderNodeCounter=borderNodeCounter+1;
        end
    else
        id=find(borderNodes(:,1)==mod(xLength,desiredSideLength));
        borderNodes(id,1)=0;
        for j=0:desiredSideLength:yLength-desiredSideLength
            x=xLength;
            y=j;
            borderNodes(borderNodeCounter,:)=[x,y];
            borderNodeCounter=borderNodeCounter+1;
        end
    end
end

scatter(borderNodes(:,1),borderNodes(:,2),'r')


if mod(xLength,desiredSideLength)>desiredSideLength/2
    maxSurfaceNodeX=xLength;
else
    maxSurfaceNodeX=xLength-desiredSideLength;
end

if mod(yLength,desiredSideLength)>desiredSideLength/2
    maxSurfaceNodeY=yLength;
else
    maxSurfaceNodeY=yLength-desiredSideLength;
end

surfaceNodeCounter=1;
for i=desiredSideLength:desiredSideLength:maxSurfaceNodeX
    for j=desiredSideLength:desiredSideLength:maxSurfaceNodeY
        x=i;
        y=j;
        surfaceNodes(surfaceNodeCounter,:)=[x,y];
        surfaceNodeCounter=surfaceNodeCounter+1;
    end
end

random=randperm(length(surfaceNodes));
for i=1:length(random)
    x_noise=desiredSideLength*(0.5*rand-0.25);
    y_noise=desiredSideLength*(0.5*rand-0.25);
    if surfaceNodes(random(i),1)+x_noise<xLength && surfaceNodes(random(i),1)+x_noise>0
        surfaceNodes(random(i),1)=surfaceNodes(random(i),1)+x_noise;
    else
        surfaceNodes(random(i),1)=surfaceNodes(random(i),1);
    end
    if surfaceNodes(random(i),2)+y_noise<yLength && surfaceNodes(random(i),2)+y_noise>0
        surfaceNodes(random(i),2)=surfaceNodes(random(i),2)+y_noise;
    else
        surfaceNodes(random(i),2)=surfaceNodes(random(i),2);
    end
end

hold on
scatter(surfaceNodes(:,1),surfaceNodes(:,2),'b')

coord=[borderNodes;surfaceNodes];

figure()
scatter(coord(:,1),coord(:,2))

figure()
DT = delaunayTriangulation(coord(:,1),coord(:,2)); %2D delaunay triangulation
triplot(DT);

NodeInfo=zeros(length(DT.Points),3);
NodeInfo(:,1)=DT.Points(:,1);
NodeInfo(:,2)=DT.Points(:,2);


for i=1:length(NodeInfo)
    if NodeInfo(i,1)==0 || NodeInfo(i,2)==0 || NodeInfo(i,1)==xLength || NodeInfo(i,2)==yLength
        NodeInfo(i,3)=1;
        hold on
        plot(NodeInfo(i,1),NodeInfo(i,2),'go');
    end
end


ConnectionInfo = DT.ConnectivityList;


fileID = fopen('thinTissue_fineMesh_1period_symmetricY_posCoord.node','w');
fprintf(fileID,'%d %d %d %d\n',[length(NodeInfo),2,0,1]); %number of nodes
for i=1:length(NodeInfo)
    fprintf(fileID,'%d %.4f %.4f %d\n',[i-1,NodeInfo(i,:)]);
end
fclose(fileID);

fileID = fopen('thinTissue_fineMesh_1period_symmetricY_posCoord.ele','w');
fprintf(fileID,'%d %d %d\n',[length(ConnectionInfo),3,0]); %number of connections
for i=1:length(ConnectionInfo)
    fprintf(fileID,'%d %d %d %d \n',[i-1, ConnectionInfo(i,1)-1,ConnectionInfo(i,2)-1,ConnectionInfo(i,3)-1]);
end
fclose(fileID);
%% 20210217 Rough experimental measures - thick tissue fine mesh - 1 period symmetricY - positive coordinates
clear all
close all

xLength=24;
yLength=82.57/2;
desiredSideLength=2;

borderNodeCounter=1;

for i=0:desiredSideLength:xLength
    for j=0:desiredSideLength:yLength
        if i==0 || i==xLength || j==0 || j==yLength
            x=i;
            y=j;
            borderNodes(borderNodeCounter,:)=[x,y];
            borderNodeCounter=borderNodeCounter+1;
        end
    end
    if j<yLength && j+desiredSideLength>yLength
        if borderNodes(borderNodeCounter-1,2)<yLength-desiredSideLength/2
            x=i;
            y=yLength;
            borderNodes(borderNodeCounter,:)=[x,y];
            borderNodeCounter=borderNodeCounter+1;
        else
            x=i;
            y=yLength;
            borderNodes(borderNodeCounter-1,:)=[x,y];
        end
    end
end

if i<xLength && i+desiredSideLength>xLength
    if i<xLength-desiredSideLength/2
        for j=0:desiredSideLength:yLength
            x=xLength;
            y=j;
            borderNodes(borderNodeCounter,:)=[x,y];
            borderNodeCounter=borderNodeCounter+1;
        end
    else
        id=find(borderNodes(:,1)==mod(xLength,desiredSideLength));
        borderNodes(id,1)=0;
        for j=0:desiredSideLength:yLength-desiredSideLength
            x=xLength;
            y=j;
            borderNodes(borderNodeCounter,:)=[x,y];
            borderNodeCounter=borderNodeCounter+1;
        end
    end
end

scatter(borderNodes(:,1),borderNodes(:,2),'r')


if mod(xLength,desiredSideLength)>desiredSideLength/2
    maxSurfaceNodeX=xLength;
else
    maxSurfaceNodeX=xLength-desiredSideLength;
end

if mod(yLength,desiredSideLength)>desiredSideLength/2
    maxSurfaceNodeY=yLength;
else
    maxSurfaceNodeY=yLength-desiredSideLength;
end

surfaceNodeCounter=1;
for i=desiredSideLength:desiredSideLength:maxSurfaceNodeX
    for j=desiredSideLength:desiredSideLength:maxSurfaceNodeY
        x=i;
        y=j;
        surfaceNodes(surfaceNodeCounter,:)=[x,y];
        surfaceNodeCounter=surfaceNodeCounter+1;
    end
end

random=randperm(length(surfaceNodes));
for i=1:length(random)
    x_noise=desiredSideLength*(0.5*rand-0.25);
    y_noise=desiredSideLength*(0.5*rand-0.25);
    if surfaceNodes(random(i),1)+x_noise<xLength && surfaceNodes(random(i),1)+x_noise>0
        surfaceNodes(random(i),1)=surfaceNodes(random(i),1)+x_noise;
    else
        surfaceNodes(random(i),1)=surfaceNodes(random(i),1);
    end
    if surfaceNodes(random(i),2)+y_noise<yLength && surfaceNodes(random(i),2)+y_noise>0
        surfaceNodes(random(i),2)=surfaceNodes(random(i),2)+y_noise;
    else
        surfaceNodes(random(i),2)=surfaceNodes(random(i),2);
    end
end

hold on
scatter(surfaceNodes(:,1),surfaceNodes(:,2),'b')

coord=[borderNodes;surfaceNodes];

figure()
scatter(coord(:,1),coord(:,2))

figure()
DT = delaunayTriangulation(coord(:,1),coord(:,2)); %2D delaunay triangulation
triplot(DT);

NodeInfo=zeros(length(DT.Points),3);
NodeInfo(:,1)=DT.Points(:,1);
NodeInfo(:,2)=DT.Points(:,2);


for i=1:length(NodeInfo)
    if NodeInfo(i,1)==0 || NodeInfo(i,2)==0 || NodeInfo(i,1)==xLength || NodeInfo(i,2)==yLength
        NodeInfo(i,3)=1;
        hold on
        plot(NodeInfo(i,1),NodeInfo(i,2),'go');
    end
end


ConnectionInfo = DT.ConnectivityList;


fileID = fopen('thickTissue_fineMesh_1period_symmetricY_posCoord.node','w');
fprintf(fileID,'%d %d %d %d\n',[length(NodeInfo),2,0,1]); %number of nodes
for i=1:length(NodeInfo)
    fprintf(fileID,'%d %.4f %.4f %d\n',[i-1,NodeInfo(i,:)]);
end
fclose(fileID);

fileID = fopen('thickTissue_fineMesh_1period_symmetricY_posCoord.ele','w');
fprintf(fileID,'%d %d %d\n',[length(ConnectionInfo),3,0]); %number of connections
for i=1:length(ConnectionInfo)
    fprintf(fileID,'%d %d %d %d \n',[i-1, ConnectionInfo(i,1)-1,ConnectionInfo(i,2)-1,ConnectionInfo(i,3)-1]);
end
fclose(fileID);
